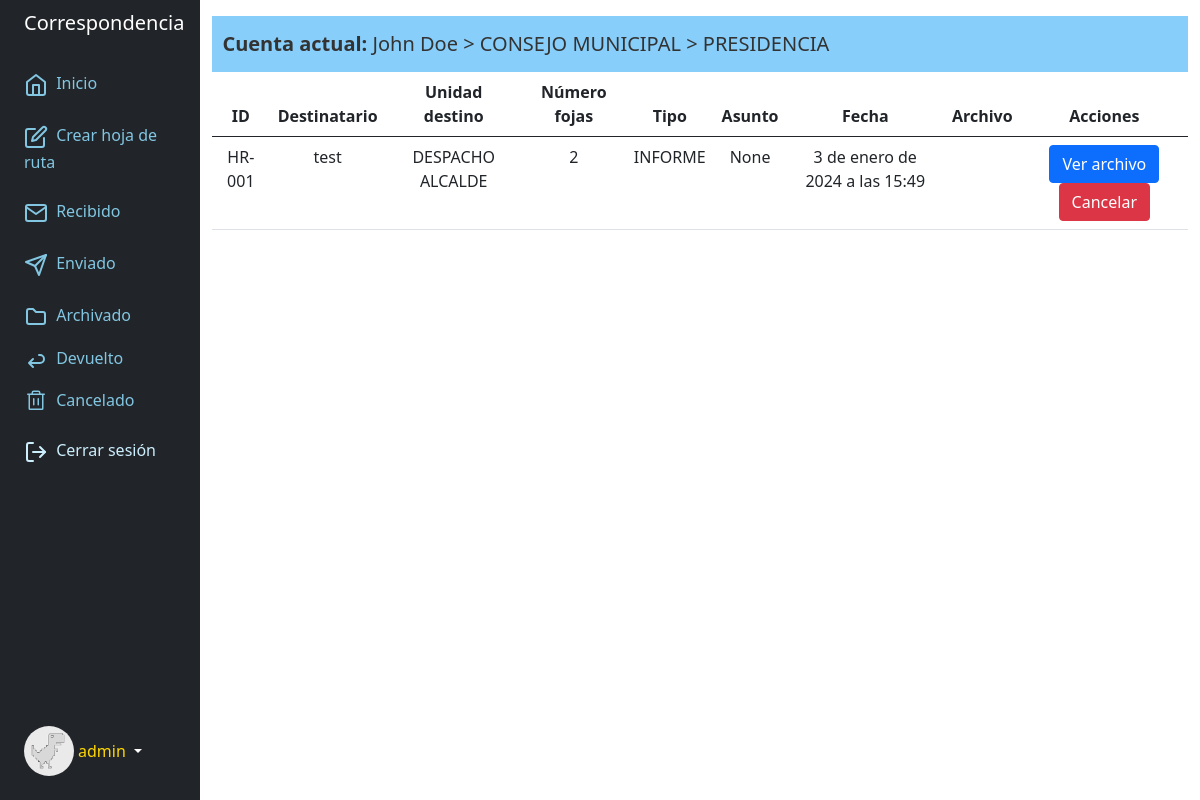
The app's page /enviado/ (signed in), older data.
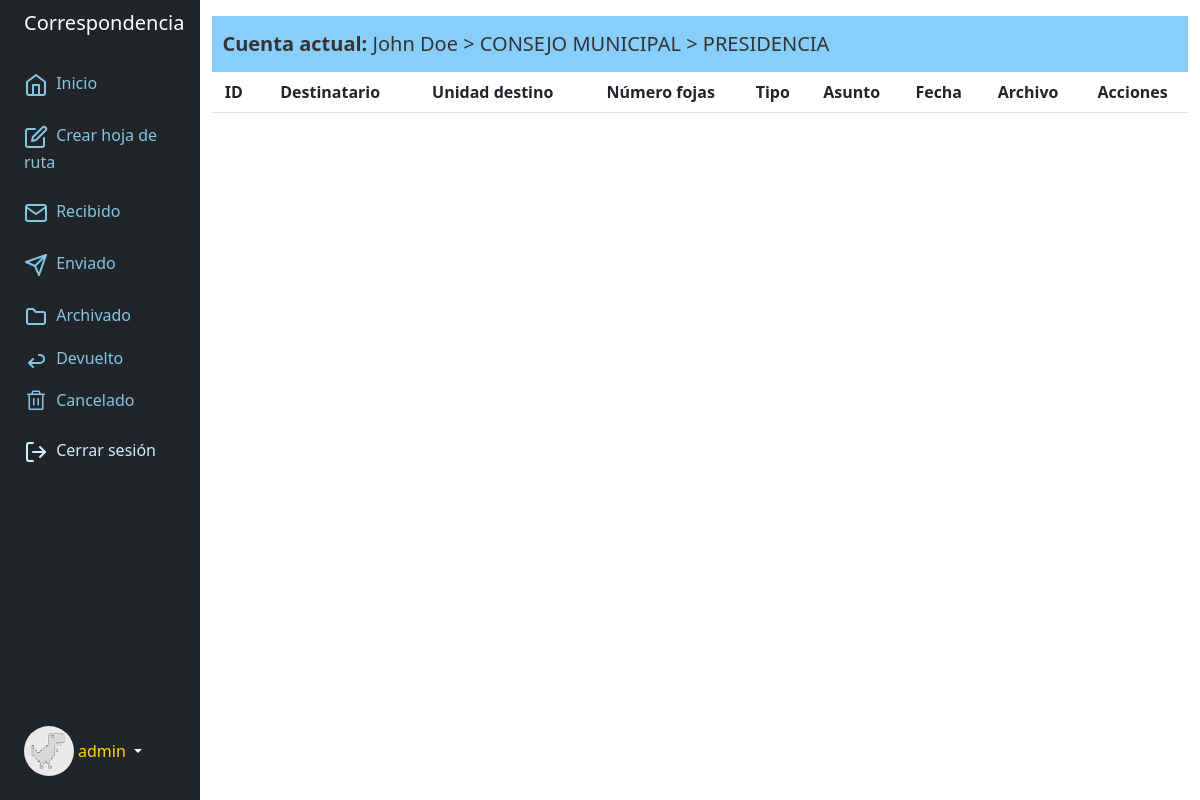
The same page, newer data.
### accounts/models.py (models this page shows, shortened)
class Profile(models.Model):
	user = models.OneToOneField('auth.User', on_delete=models.CASCADE, related_name='profile')
	image = models.ImageField(default='users/image_user.png',upload_to='users/')
	unidad = models.ForeignKey(Unidad, related_name='unidad', on_delete=models.CASCADE, null=True, blank=True)
	cargo = models.ForeignKey(Cargo, related_name='cargo', on_delete=models.CASCADE, null=True, blank=True)
	class Meta:
		verbose_name = 'Perfil'
		verbose_name_plural = 'Perfiles'
		ordering = ['id']

### correspondencia/models.py (models this page shows, shortened)
class Unidad(models.Model):
    nombre_unidad = models.CharField(max_length=200)
    sigla_unidad = models.CharField(max_length=50)
    class Meta:
        verbose_name = 'unidad'
        verbose_name_plural = 'unidad'
    def __str__(self):
        return self.nombre_unidad

class Cargo(models.Model):
    nombre_cargo = models.CharField(max_length=200)
    def __str__(self):
        return self.nombre_cargo

class Correspondencia(models.Model):
    codigo = models.CharField(max_length=200, blank=True, null=True)
    usuario_rtte = models.ForeignKey(User, on_delete=models.CASCADE, related_name='usuario_rtte_crr')
    unidad_rtte = models.ForeignKey(Unidad, on_delete=models.CASCADE, related_name='unidad_rtte_crr')
    cargo_rtte = models.ForeignKey(Cargo, on_delete=models.CASCADE, related_name='cargo_rtte_crr')
    numero_fojas = models.IntegerField(null=True, blank=True)
    tipo_derivado = models.CharField(choices=options_tipo,max_length=200)
    usuario_destino = models.ForeignKey(User, on_delete=models.CASCADE, related_name='usuario_destino_crr')
    unidad_destino = models.ForeignKey(Unidad, on_delete=models.CASCADE, related_name='unidad_destino_crr')
    cargo_destino = models.ForeignKey(Cargo, on_delete=models.CASCADE, related_name='cargo_destino_crr')
    archivo = models.FileField(upload_to='media', null=True, blank=True)
    derivado = models.BooleanField(default=True, null=True, blank=True)
    recibido = models.BooleanField(default=True, null=True, blank=True)
    devuelto = models.BooleanField(default=False, null=True, blank=True)
    cancelado = models.BooleanField(default=False, null=True, blank=True)
    archivado = models.BooleanField(default=False, null=True, blank=True)
    fecha_derivado = models.DateTimeField(auto_now_add=True,null=True, blank=True)
    fecha_recibido = models.DateTimeField(auto_now_add=True,null=True, blank=True)
    fecha_devuelto = models.DateTimeField(null=True, blank=True)
    fecha_cancelado = models.DateTimeField(null=True, blank=True)
    fecha_archivado = models.DateTimeField(null=True, blank=True)
    asunto_derivado = models.CharField(max_length=300, null=True, blank=True)
    asunto_devuelto = models.CharField(max_length=200, null=True, blank=True)
    asunto_archivado = models.CharField(max_length=200, null=True, blank=True)
    asunto_cancelado = models.CharField(max_length=200, null=True, blank=True)
    class Meta:
        verbose_name = 'correspondencia'
        verbose_name_plural = 'correspondencia'

### core/views.py (the view)
# urls.py: path('enviado/', enviado, name='enviado'),
@login_required
def enviado(request):
    obj_enviado = Correspondencia.objects.all()
    context_enviado = {
        'obj_enviado':obj_enviado,
    }
    return render(request, 'core/enviado.html', context_enviado)

### core/templates/core/enviado.html (shortened to what this page needs)
{% extends 'core/base.html' %}
{% block content %}
<table class="table">
    <thead>
        <tr>
            <th scope="col" class="text-center">ID</th>
            <th scope="col" class="text-center">Destinatario</th>
            <th scope="col" class="text-center">Unidad destino</th>
            <th scope="col" class="text-center">Número fojas</th>
            <th scope="col" class="text-center">Tipo</th>
            <th scope="col" class="text-center">Asunto</th>
            <th scope="col" class="text-center">Fecha</th>
            <th scope="col" class="text-center">Archivo</th>
            <th scope="col" class="text-center">Acciones</th>
        </tr>
    </thead>
    {% for d in obj_enviado %}
        {% if user.pk == d.usuario_rtte.pk and not d.cancelado %}
    <tr>
        <td class="text-center">{{ d.codigo }}</td>
        <td class="text-center">{{ d.usuario_destino }}</td>
        <td class="text-center">{{ d.unidad_destino }}</td>
        <td class="text-center">{{ d.numero_fojas }}</td>
        <td class="text-center">{{ d.tipo_derivado }}</td>
        <td class="text-center">{{ d.asunto_derivado }}</td>
        <td class="text-center">{{ d.fecha_derivado }}</td>
        <td class="text-center"><a href="{{ form.archivo.url }}">{{ form.archivo.url }}</a></td>
        <td class="text-center">
            <button type="button" class="btn btn-primary text-wrap">Ver archivo</button>
            <a href="{% url 'cancelar' d.id %}" class="btn btn-danger">Cancelar</a>
        </td>
    </tr>
        {% endif %}
    {% endfor %}
</table>
{% endblock %}

### core/templates/core/base.html (shortened to what this page needs)
<!DOCTYPE html>
<html>
<head>
    <link href="https://cdn.jsdelivr.net/npm/bootstrap@5.0.2/dist/css/bootstrap.min.css" rel="stylesheet"
>
</head>
<body>
    <div class="container-fluid">
        {% if request.user.is_authenticated %}
        <div class="row flex-nowrap">
            <div class="col-auto col-md-3 col-xl-2 px-sm-2 px-0 bg-dark">
                <div class="d-flex flex-column align-items-center align-items-sm-start px-3 pt-2 text-white min-vh-100">
                    <a href="/"
                        class="d-flex align-items-center pb-3 mb-md-0 me-md-auto text-white text-decoration-none">
                        <span class="fs-5 d-none d-sm-inline">Correspondencia</span>
                    </a>
                    <ul class="nav nav-pills flex-column mb-sm-auto mb-0 align-items-center align-items-sm-start"
                        id="menu">
                        <li class="nav-item">
                            <a href="{% url 'home' %}" class="nav-link align-middle px-0" style="color: #82C6E2;">
                                 <span class="ms-1 d-none d-sm-inline">Inicio</span>
                            </a>
                        </li>
                        <li>
                            <a href="{% url 'derivar' %}" class="nav-link px-0 align-middle" style="color: #82C6E2;">
                                 <span class="ms-1 d-none d-sm-inline">Crear hoja de ruta</span></a>
                        </li>
                        <li>
                            <a href="{% url 'recibido' %}" class="nav-link px-0 align-middle" style="color: #82C6E2;">
                                 <span class="ms-1 d-none d-sm-inline">Recibido</span></a>
                        </li>
                        <li>
                            <a href="{% url 'enviado' %}" class="nav-link px-0 align-middle" style="color: #82C6E2;">
                                <svg xmlns="http://www.w3.org/2000/svg" width="24" height="24" viewBox="0 0 24 24" fill="none" stroke="currentColor" stroke-width="2" stroke-linecap="round" stroke-linejoin="round" class="feather feather-send"><line x1="22" y1="2" x2="11" y2="13"></line><polygon points="22 2 15 22 11 13 2 9 22 2"></polygon></svg>
                                 <span class="ms-1 d-none d-sm-inline">Enviado</span></a>
                        </li>
                        <li>
                            <a href="{% url 'archivado' %}" class="nav-link px-0 align-middle" style="color: #82C6E2;">
                                <svg xmlns="http://www.w3.org/2000/svg" width="24" height="24" viewBox="0 0 24 24"><path fill="none" stroke="currentColor" stroke-linecap="round" stroke-linejoin="round" stroke-width="2" d="M5 4h4l3 3h7a2 2 0 0 1 2 2v8a2 2 0 0 1-2 2H5a2 2 0 0 1-2-2V6a2 2 0 0 1 2-2"/></svg>
                                 <span class="ms-1 d-none d-sm-inline">Archivado</span></a>
                        </li>
                        <li>
                            <a href="{% url 'devuelto' %}" class="nav-link px-0 align-middle" style="color: #82C6E2;">
                                <svg xmlns="http://www.w3.org/2000/svg" width="24" height="24" viewBox="0 0 24 24"><path fill="none" stroke="currentColor" stroke-linecap="round" stroke-linejoin="round" stroke-width="2" d="m9 11l-4 4l4 4m-4-4h11a4 4 0 0 0 0-8h-1"/></svg> <span class="ms-1 d-none d-sm-inline">Devuelto</span></a>
                        </li>
                        <li>
                            <a href="{% url 'cancelado' %}" class="nav-link px-0 align-middle" style="color: #82C6E2;">
                                <span class="ms-1 d-none d-sm-inline">Cancelado</span></a>
                        </li>
                        <li>
                            <a href="{% url 'exit' %}" class="nav-link px-0 align-middle" style="color: #cdeefd;">
                                 <span class="ms-1 d-none d-sm-inline">Cerrar sesión</span></a>
                        </li>
                    </ul>
                    <div class="dropdown pb-4">
                        <a href="#" class="d-flex align-items-center text-white text-decoration-none dropdown-toggle"
                            id="dropdownUser1" data-bs-toggle="dropdown" aria-expanded="false">
                            <img src="{{ user.profile.image.url }}" alt="hugenerd" width="50" height="50"
                                class="rounded-circle">
                            <span class="d-none d-sm-inline mx-1" style="color: gold;">{{ user.username}}</span>
                        </a>
                    </div>
                </div>
            </div>
            <div class="col py-3">
                <nav class="navbar col-12" style="background:#87cefa;">
                    <a class="navbar-brand" href="#" style="color:#333;">&nbsp; <b>Cuenta actual: </b> {{user.first_name}} {{user.last_name}} > {{ user.profile.unidad.nombre_unidad }} > {{ user.profile.cargo }}</a>
                </nav>
            {% endif %}
            {% block content %}
            {% endblock %}
            </div>
        </div>
    </div>
</body>
</html>

Row changes from the older to the newer data that the page shows:
removed Correspondencia: codigo "HR-001", usuario_destino "test", unidad_destino "DESPACHO ALCALDE", numero_fojas "2", tipo_derivado "INFORME", asunto_derivado "None", fecha_derivado "3 de enero de 2024 a las 15:49"
